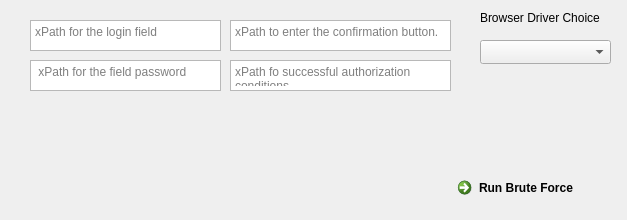
   <widget class="QWidget" name="Quick_Brute_Tab">
    <attribute name="icon">
     <iconset>
      <normaloff>../../../Downloads/icons8-brute-force-attack-50.png</normaloff>../../../Downloads/icons8-brute-force-attack-50.png</iconset>
    </attribute>
    <attribute name="title">
     <string>Quick Brute</string>
    </attribute>
    <widget class="QTextEdit" name="xpath_login_field_textedit">
     <property name="geometry">
      <rect>
       <x>30</x>
       <y>20</y>
       <width>191</width>
       <height>31</height>
      </rect>
     </property>
     <property name="placeholderText">
      <string>xPath for the login field</string>
     </property>
    </widget>
    <widget class="QTextEdit" name="xpath_password_field_textedit">
     <property name="geometry">
      <rect>
       <x>30</x>
       <y>60</y>
       <width>191</width>
       <height>31</height>
      </rect>
     </property>
     <property name="placeholderText">
      <string> xPath for the field password</string>
     </property>
    </widget>
    <widget class="QTextEdit" name="textEdit">
     <property name="geometry">
      <rect>
       <x>230</x>
       <y>20</y>
       <width>221</width>
       <height>31</height>
      </rect>
     </property>
     <property name="placeholderText">
      <string>xPath to enter the confirmation button.</string>
     </property>
    </widget>
    <widget class="QTextEdit" name="textEdit_2">
     <property name="geometry">
      <rect>
       <x>230</x>
       <y>60</y>
       <width>221</width>
       <height>31</height>
      </rect>
     </property>
     <property name="placeholderText">
      <string>xPath fo successful authorization conditions</string>
     </property>
    </widget>
    <widget class="QComboBox" name="comboBox">
     <property name="geometry">
      <rect>
       <x>480</x>
       <y>40</y>
       <width>131</width>
       <height>24</height>
      </rect>
     </property>
     <item>
      <property name="text">
       <string/>
      </property>
     </item>
     <item>
      <property name="text">
       <string>Firefox</string>
      </property>
     </item>
     <item>
      <property name="text">
       <string>Chrome</string>
      </property>
     </item>
     <item>
      <property name="text">
       <string>Internet Explorer</string>
      </property>
     </item>
    </widget>
    <widget class="QLabel" name="label">
     <property name="geometry">
      <rect>
       <x>480</x>
       <y>10</y>
       <width>131</width>
       <height>16</height>
      </rect>
     </property>
     <property name="text">
      <string>Browser Driver Choice</string>
     </property>
    </widget>
    <widget class="QCommandLinkButton" name="commandLinkButton">
     <property name="geometry">
      <rect>
       <x>450</x>
       <y>170</y>
       <width>168</width>
       <height>41</height>
      </rect>
     </property>
     <property name="text">
      <string>Run Brute Force</string>
     </property>
    </widget>
   </widget>
